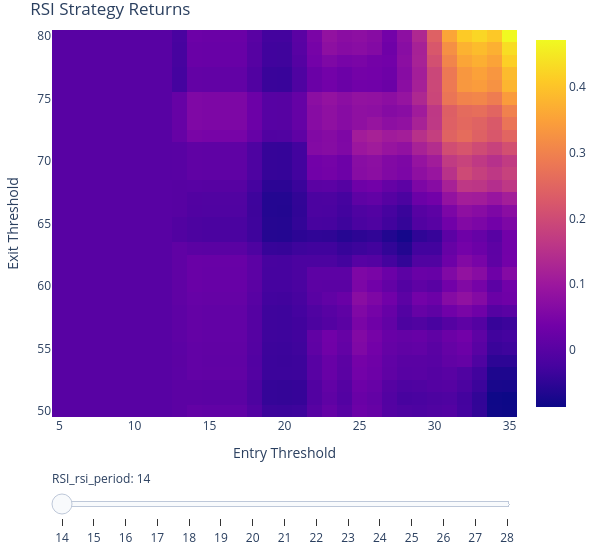

The cell this chart's notebook holds for it:
### Code cell
returns = pf.total_return()
# If i wanna collapse an axis to a single value by taking the mean
#returns = returns.groupby(level=["RSI_entry_threshold", "RSI_exit_threshold"]).mean()

# # Plotting 2D heatmap with slider
fig = returns.vbt.heatmap(
    x_level="RSI_entry_threshold",
    y_level="RSI_exit_threshold",
    slider_level="RSI_rsi_period",
    title="RSI Strategy Returns",
    xaxis_title="Entry Threshold",
    yaxis_title="Exit Threshold",
    coloraxis_colorbar=dict(title="Total Return")
    ).show()

### Figure 1 — Plotly figure (JSON) as saved in the notebook; plotly's stock layout.template omitted (floating-point values rounded to 4 significant figures; data arrays with more than 128 entries replaced by an {"elided": "..."} marker saying what was removed)
{"data": [{"colorscale": [[0, "#0d0887"], [0.1111, "#46039f"], [0.2222, "#7201a8"], [0.3333, "#9c179e"], [0.4444, "#bd3786"], [0.5556, "#d8576b"], [0.6667, "#ed7953"], [0.7778, "#fb9f3a"], [0.8889, "#fdca26"], [1, "#f0f921"]], "hoverongaps": false, "hovertemplate": "RSI_entry_threshold: %{x}<br>RSI_exit_threshold: %{y}<br>value: %{z}<extra></extra>", "name": "14", "type": "heatmap", "uid": "0da18497-ece2-4f59-a005-8a1faeab584b", "visible": true, "x": [5, 6, 7, 8, 9, 10, 11, 12, 13, 14, 15, 16, 17, 18, 19, 20, 21, 22, 23, 24, 25, 26, 27, 28, 29, 30, 31, 32, 33, 34, 35], "y": [50, 51, 52, 53, 54, 55, 56, 57, 58, 59, 60, 61, 62, 63, 64, 65, 66, 67, 68, 69, 70, 71, 72, 73, 74, 75, 76, 77, 78, 79, 80], "z": {"elided": "31x31 float values"}}, {"colorscale": [[0, "#0d0887"], [0.1111, "#46039f"], [0.2222, "#7201a8"], [0.3333, "#9c179e"], [0.4444, "#bd3786"], [0.5556, "#d8576b"], [0.6667, "#ed7953"], [0.7778, "#fb9f3a"], [0.8889, "#fdca26"], [1, "#f0f921"]], "hoverongaps": false, "hovertemplate": "RSI_entry_threshold: %{x}<br>RSI_exit_threshold: %{y}<br>value: %{z}<extra></extra>", "name": "15", "type": "heatmap", "uid": "a3e86d41-4a7f-48d1-b207-91b614e3f37a", "visible": false, "x": [5, 6, 7, 8, 9, 10, 11, 12, 13, 14, 15, 16, 17, 18, 19, 20, 21, 22, 23, 24, 25, 26, 27, 28, 29, 30, 31, 32, 33, 34, 35], "y": [50, 51, 52, 53, 54, 55, 56, 57, 58, 59, 60, 61, 62, 63, 64, 65, 66, 67, 68, 69, 70, 71, 72, 73, 74, 75, 76, 77, 78, 79, 80], "z": {"elided": "31x31 float values"}}, {"colorscale": [[0, "#0d0887"], [0.1111, "#46039f"], [0.2222, "#7201a8"], [0.3333, "#9c179e"], [0.4444, "#bd3786"], [0.5556, "#d8576b"], [0.6667, "#ed7953"], [0.7778, "#fb9f3a"], [0.8889, "#fdca26"], [1, "#f0f921"]], "hoverongaps": false, "hovertemplate": "RSI_entry_threshold: %{x}<br>RSI_exit_threshold: %{y}<br>value: %{z}<extra></extra>", "name": "16", "type": "heatmap", "uid": "f9642e55-38a0-4ad3-838e-3a76f2609053", "visible": false, "x": [5, 6, 7, 8, 9, 10, 11, 12, 13, 14, 15, 16, 17, 18, 19, 20, 21, 22, 23, 24, 25, 26, 27, 28, 29, 30, 31, 32, 33, 34, 35], "y": [50, 51, 52, 53, 54, 55, 56, 57, 58, 59, 60, 61, 62, 63, 64, 65, 66, 67, 68, 69, 70, 71, 72, 73, 74, 75, 76, 77, 78, 79, 80], "z": {"elided": "31x31 float values"}}, {"colorscale": [[0, "#0d0887"], [0.1111, "#46039f"], [0.2222, "#7201a8"], [0.3333, "#9c179e"], [0.4444, "#bd3786"], [0.5556, "#d8576b"], [0.6667, "#ed7953"], [0.7778, "#fb9f3a"], [0.8889, "#fdca26"], [1, "#f0f921"]], "hoverongaps": false, "hovertemplate": "RSI_entry_threshold: %{x}<br>RSI_exit_threshold: %{y}<br>value: %{z}<extra></extra>", "name": "17", "type": "heatmap", "uid": "b49e6981-9958-44d6-a719-2acb5af9a9ce", "visible": false, "x": [5, 6, 7, 8, 9, 10, 11, 12, 13, 14, 15, 16, 17, 18, 19, 20, 21, 22, 23, 24, 25, 26, 27, 28, 29, 30, 31, 32, 33, 34, 35], "y": [50, 51, 52, 53, 54, 55, 56, 57, 58, 59, 60, 61, 62, 63, 64, 65, 66, 67, 68, 69, 70, 71, 72, 73, 74, 75, 76, 77, 78, 79, 80], "z": {"elided": "31x31 float values"}}, {"colorscale": [[0, "#0d0887"], [0.1111, "#46039f"], [0.2222, "#7201a8"], [0.3333, "#9c179e"], [0.4444, "#bd3786"], [0.5556, "#d8576b"], [0.6667, "#ed7953"], [0.7778, "#fb9f3a"], [0.8889, "#fdca26"], [1, "#f0f921"]], "hoverongaps": false, "hovertemplate": "RSI_entry_threshold: %{x}<br>RSI_exit_threshold: %{y}<br>value: %{z}<extra></extra>", "name": "18", "type": "heatmap", "uid": "56856e20-22c8-4b77-90c3-92e73bf89ed2", "visible": false, "x": [5, 6, 7, 8, 9, 10, 11, 12, 13, 14, 15, 16, 17, 18, 19, 20, 21, 22, 23, 24, 25, 26, 27, 28, 29, 30, 31, 32, 33, 34, 35], "y": [50, 51, 52, 53, 54, 55, 56, 57, 58, 59, 60, 61, 62, 63, 64, 65, 66, 67, 68, 69, 70, 71, 72, 73, 74, 75, 76, 77, 78, 79, 80], "z": {"elided": "31x31 float values"}}, {"colorscale": [[0, "#0d0887"], [0.1111, "#46039f"], [0.2222, "#7201a8"], [0.3333, "#9c179e"], [0.4444, "#bd3786"], [0.5556, "#d8576b"], [0.6667, "#ed7953"], [0.7778, "#fb9f3a"], [0.8889, "#fdca26"], [1, "#f0f921"]], "hoverongaps": false, "hovertemplate": "RSI_entry_threshold: %{x}<br>RSI_exit_threshold: %{y}<br>value: %{z}<extra></extra>", "name": "19", "type": "heatmap", "uid": "cff745d1-31b6-4cc7-a0a1-868e808277bb", "visible": false, "x": [5, 6, 7, 8, 9, 10, 11, 12, 13, 14, 15, 16, 17, 18, 19, 20, 21, 22, 23, 24, 25, 26, 27, 28, 29, 30, 31, 32, 33, 34, 35], "y": [50, 51, 52, 53, 54, 55, 56, 57, 58, 59, 60, 61, 62, 63, 64, 65, 66, 67, 68, 69, 70, 71, 72, 73, 74, 75, 76, 77, 78, 79, 80], "z": {"elided": "31x31 float values"}}, {"colorscale": [[0, "#0d0887"], [0.1111, "#46039f"], [0.2222, "#7201a8"], [0.3333, "#9c179e"], [0.4444, "#bd3786"], [0.5556, "#d8576b"], [0.6667, "#ed7953"], [0.7778, "#fb9f3a"], [0.8889, "#fdca26"], [1, "#f0f921"]], "hoverongaps": false, "hovertemplate": "RSI_entry_threshold: %{x}<br>RSI_exit_threshold: %{y}<br>value: %{z}<extra></extra>", "name": "20", "type": "heatmap", "uid": "a5a78f25-ec27-4be8-b0d3-23d272710afc", "visible": false, "x": [5, 6, 7, 8, 9, 10, 11, 12, 13, 14, 15, 16, 17, 18, 19, 20, 21, 22, 23, 24, 25, 26, 27, 28, 29, 30, 31, 32, 33, 34, 35], "y": [50, 51, 52, 53, 54, 55, 56, 57, 58, 59, 60, 61, 62, 63, 64, 65, 66, 67, 68, 69, 70, 71, 72, 73, 74, 75, 76, 77, 78, 79, 80], "z": {"elided": "31x31 float values"}}, {"colorscale": [[0, "#0d0887"], [0.1111, "#46039f"], [0.2222, "#7201a8"], [0.3333, "#9c179e"], [0.4444, "#bd3786"], [0.5556, "#d8576b"], [0.6667, "#ed7953"], [0.7778, "#fb9f3a"], [0.8889, "#fdca26"], [1, "#f0f921"]], "hoverongaps": false, "hovertemplate": "RSI_entry_threshold: %{x}<br>RSI_exit_threshold: %{y}<br>value: %{z}<extra></extra>", "name": "21", "type": "heatmap", "uid": "dd7dfff4-8b97-4945-bb18-b5e209790230", "visible": false, "x": [5, 6, 7, 8, 9, 10, 11, 12, 13, 14, 15, 16, 17, 18, 19, 20, 21, 22, 23, 24, 25, 26, 27, 28, 29, 30, 31, 32, 33, 34, 35], "y": [50, 51, 52, 53, 54, 55, 56, 57, 58, 59, 60, 61, 62, 63, 64, 65, 66, 67, 68, 69, 70, 71, 72, 73, 74, 75, 76, 77, 78, 79, 80], "z": {"elided": "31x31 float values"}}, {"colorscale": [[0, "#0d0887"], [0.1111, "#46039f"], [0.2222, "#7201a8"], [0.3333, "#9c179e"], [0.4444, "#bd3786"], [0.5556, "#d8576b"], [0.6667, "#ed7953"], [0.7778, "#fb9f3a"], [0.8889, "#fdca26"], [1, "#f0f921"]], "hoverongaps": false, "hovertemplate": "RSI_entry_threshold: %{x}<br>RSI_exit_threshold: %{y}<br>value: %{z}<extra></extra>", "name": "22", "type": "heatmap", "uid": "c06536d3-fc61-4969-9690-4d9a79b95cd7", "visible": false, "x": [5, 6, 7, 8, 9, 10, 11, 12, 13, 14, 15, 16, 17, 18, 19, 20, 21, 22, 23, 24, 25, 26, 27, 28, 29, 30, 31, 32, 33, 34, 35], "y": [50, 51, 52, 53, 54, 55, 56, 57, 58, 59, 60, 61, 62, 63, 64, 65, 66, 67, 68, 69, 70, 71, 72, 73, 74, 75, 76, 77, 78, 79, 80], "z": {"elided": "31x31 float values"}}, {"colorscale": [[0, "#0d0887"], [0.1111, "#46039f"], [0.2222, "#7201a8"], [0.3333, "#9c179e"], [0.4444, "#bd3786"], [0.5556, "#d8576b"], [0.6667, "#ed7953"], [0.7778, "#fb9f3a"], [0.8889, "#fdca26"], [1, "#f0f921"]], "hoverongaps": false, "hovertemplate": "RSI_entry_threshold: %{x}<br>RSI_exit_threshold: %{y}<br>value: %{z}<extra></extra>", "name": "23", "type": "heatmap", "uid": "d6b15b58-9a28-4453-864e-2e309b4981a2", "visible": false, "x": [5, 6, 7, 8, 9, 10, 11, 12, 13, 14, 15, 16, 17, 18, 19, 20, 21, 22, 23, 24, 25, 26, 27, 28, 29, 30, 31, 32, 33, 34, 35], "y": [50, 51, 52, 53, 54, 55, 56, 57, 58, 59, 60, 61, 62, 63, 64, 65, 66, 67, 68, 69, 70, 71, 72, 73, 74, 75, 76, 77, 78, 79, 80], "z": {"elided": "31x31 float values"}}, {"colorscale": [[0, "#0d0887"], [0.1111, "#46039f"], [0.2222, "#7201a8"], [0.3333, "#9c179e"], [0.4444, "#bd3786"], [0.5556, "#d8576b"], [0.6667, "#ed7953"], [0.7778, "#fb9f3a"], [0.8889, "#fdca26"], [1, "#f0f921"]], "hoverongaps": false, "hovertemplate": "RSI_entry_threshold: %{x}<br>RSI_exit_threshold: %{y}<br>value: %{z}<extra></extra>", "name": "24", "type": "heatmap", "uid": "2c5bfe9a-48b0-44a7-9291-1601ffaa47b9", "visible": false, "x": [5, 6, 7, 8, 9, 10, 11, 12, 13, 14, 15, 16, 17, 18, 19, 20, 21, 22, 23, 24, 25, 26, 27, 28, 29, 30, 31, 32, 33, 34, 35], "y": [50, 51, 52, 53, 54, 55, 56, 57, 58, 59, 60, 61, 62, 63, 64, 65, 66, 67, 68, 69, 70, 71, 72, 73, 74, 75, 76, 77, 78, 79, 80], "z": {"elided": "31x31 float values"}}, {"colorscale": [[0, "#0d0887"], [0.1111, "#46039f"], [0.2222, "#7201a8"], [0.3333, "#9c179e"], [0.4444, "#bd3786"], [0.5556, "#d8576b"], [0.6667, "#ed7953"], [0.7778, "#fb9f3a"], [0.8889, "#fdca26"], [1, "#f0f921"]], "hoverongaps": false, "hovertemplate": "RSI_entry_threshold: %{x}<br>RSI_exit_threshold: %{y}<br>value: %{z}<extra></extra>", "name": "25", "type": "heatmap", "uid": "4d40b672-2360-435a-a15b-088c715dbe1a", "visible": false, "x": [5, 6, 7, 8, 9, 10, 11, 12, 13, 14, 15, 16, 17, 18, 19, 20, 21, 22, 23, 24, 25, 26, 27, 28, 29, 30, 31, 32, 33, 34, 35], "y": [50, 51, 52, 53, 54, 55, 56, 57, 58, 59, 60, 61, 62, 63, 64, 65, 66, 67, 68, 69, 70, 71, 72, 73, 74, 75, 76, 77, 78, 79, 80], "z": {"elided": "31x31 float values"}}, {"colorscale": [[0, "#0d0887"], [0.1111, "#46039f"], [0.2222, "#7201a8"], [0.3333, "#9c179e"], [0.4444, "#bd3786"], [0.5556, "#d8576b"], [0.6667, "#ed7953"], [0.7778, "#fb9f3a"], [0.8889, "#fdca26"], [1, "#f0f921"]], "hoverongaps": false, "hovertemplate": "RSI_entry_threshold: %{x}<br>RSI_exit_threshold: %{y}<br>value: %{z}<extra></extra>", "name": "26", "type": "heatmap", "uid": "976a7da5-3655-4f4b-80c4-41934b3bda98", "visible": false, "x": [5, 6, 7, 8, 9, 10, 11, 12, 13, 14, 15, 16, 17, 18, 19, 20, 21, 22, 23, 24, 25, 26, 27, 28, 29, 30, 31, 32, 33, 34, 35], "y": [50, 51, 52, 53, 54, 55, 56, 57, 58, 59, 60, 61, 62, 63, 64, 65, 66, 67, 68, 69, 70, 71, 72, 73, 74, 75, 76, 77, 78, 79, 80], "z": {"elided": "31x31 float values"}}, {"colorscale": [[0, "#0d0887"], [0.1111, "#46039f"], [0.2222, "#7201a8"], [0.3333, "#9c179e"], [0.4444, "#bd3786"], [0.5556, "#d8576b"], [0.6667, "#ed7953"], [0.7778, "#fb9f3a"], [0.8889, "#fdca26"], [1, "#f0f921"]], "hoverongaps": false, "hovertemplate": "RSI_entry_threshold: %{x}<br>RSI_exit_threshold: %{y}<br>value: %{z}<extra></extra>", "name": "27", "type": "heatmap", "uid": "d3a680a8-3cf3-4de7-9648-27498a1bb848", "visible": false, "x": [5, 6, 7, 8, 9, 10, 11, 12, 13, 14, 15, 16, 17, 18, 19, 20, 21, 22, 23, 24, 25, 26, 27, 28, 29, 30, 31, 32, 33, 34, 35], "y": [50, 51, 52, 53, 54, 55, 56, 57, 58, 59, 60, 61, 62, 63, 64, 65, 66, 67, 68, 69, 70, 71, 72, 73, 74, 75, 76, 77, 78, 79, 80], "z": {"elided": "31x31 float values"}}, {"colorscale": [[0, "#0d0887"], [0.1111, "#46039f"], [0.2222, "#7201a8"], [0.3333, "#9c179e"], [0.4444, "#bd3786"], [0.5556, "#d8576b"], [0.6667, "#ed7953"], [0.7778, "#fb9f3a"], [0.8889, "#fdca26"], [1, "#f0f921"]], "hoverongaps": false, "hovertemplate": "RSI_entry_threshold: %{x}<br>RSI_exit_threshold: %{y}<br>value: %{z}<extra></extra>", "name": "28", "type": "heatmap", "uid": "19b96bdd-b3b7-49da-93de-65e8f8c05b9e", "visible": false, "x": [5, 6, 7, 8, 9, 10, 11, 12, 13, 14, 15, 16, 17, 18, 19, 20, 21, 22, 23, 24, 25, 26, 27, 28, 29, 30, 31, 32, 33, 34, 35], "y": [50, 51, 52, 53, 54, 55, 56, 57, 58, 59, 60, 61, 62, 63, 64, 65, 66, 67, 68, 69, 70, 71, 72, 73, 74, 75, 76, 77, 78, 79, 80], "z": {"elided": "31x31 float values"}}], "layout": {"coloraxis": {"colorbar": {"title": {"text": "Total Return"}}}, "height": 555, "legend": {"orientation": "h", "traceorder": "normal", "x": 1, "xanchor": "right", "y": 1.02, "yanchor": "bottom"}, "margin": {"b": 30, "l": 30, "r": 30, "t": 30}, "sliders": [{"active": 0, "currentvalue": {"prefix": "RSI_rsi_period: "}, "pad": {"t": 50}, "steps": [{"args": [{"visible": [true, false, false, false, false, false, false, false, false, false, false, false, false, false, false]}, {}], "label": "14", "method": "update"}, {"args": [{"visible": [false, true, false, false, false, false, false, false, false, false, false, false, false, false, false]}, {}], "label": "15", "method": "update"}, {"args": [{"visible": [false, false, true, false, false, false, false, false, false, false, false, false, false, false, false]}, {}], "label": "16", "method": "update"}, {"args": [{"visible": [false, false, false, true, false, false, false, false, false, false, false, false, false, false, false]}, {}], "label": "17", "method": "update"}, {"args": [{"visible": [false, false, false, false, true, false, false, false, false, false, false, false, false, false, false]}, {}], "label": "18", "method": "update"}, {"args": [{"visible": [false, false, false, false, false, true, false, false, false, false, false, false, false, false, false]}, {}], "label": "19", "method": "update"}, {"args": [{"visible": [false, false, false, false, false, false, true, false, false, false, false, false, false, false, false]}, {}], "label": "20", "method": "update"}, {"args": [{"visible": [false, false, false, false, false, false, false, true, false, false, false, false, false, false, false]}, {}], "label": "21", "method": "update"}, {"args": [{"visible": [false, false, false, false, false, false, false, false, true, false, false, false, false, false, false]}, {}], "label": "22", "method": "update"}, {"args": [{"visible": [false, false, false, false, false, false, false, false, false, true, false, false, false, false, false]}, {}], "label": "23", "method": "update"}, {"args": [{"visible": [false, false, false, false, false, false, false, false, false, false, true, false, false, false, false]}, {}], "label": "24", "method": "update"}, {"args": [{"visible": [false, false, false, false, false, false, false, false, false, false, false, true, false, false, false]}, {}], "label": "25", "method": "update"}, {"args": [{"visible": [false, false, false, false, false, false, false, false, false, false, false, false, true, false, false]}, {}], "label": "26", "method": "update"}, {"args": [{"visible": [false, false, false, false, false, false, false, false, false, false, false, false, false, true, false]}, {}], "label": "27", "method": "update"}, {"args": [{"visible": [false, false, false, false, false, false, false, false, false, false, false, false, false, false, true]}, {}], "label": "28", "method": "update"}]}], "title": {"text": "RSI Strategy Returns"}, "width": 605, "xaxis": {"title": {"text": "Entry Threshold"}}, "yaxis": {"title": {"text": "Exit Threshold"}}}}
